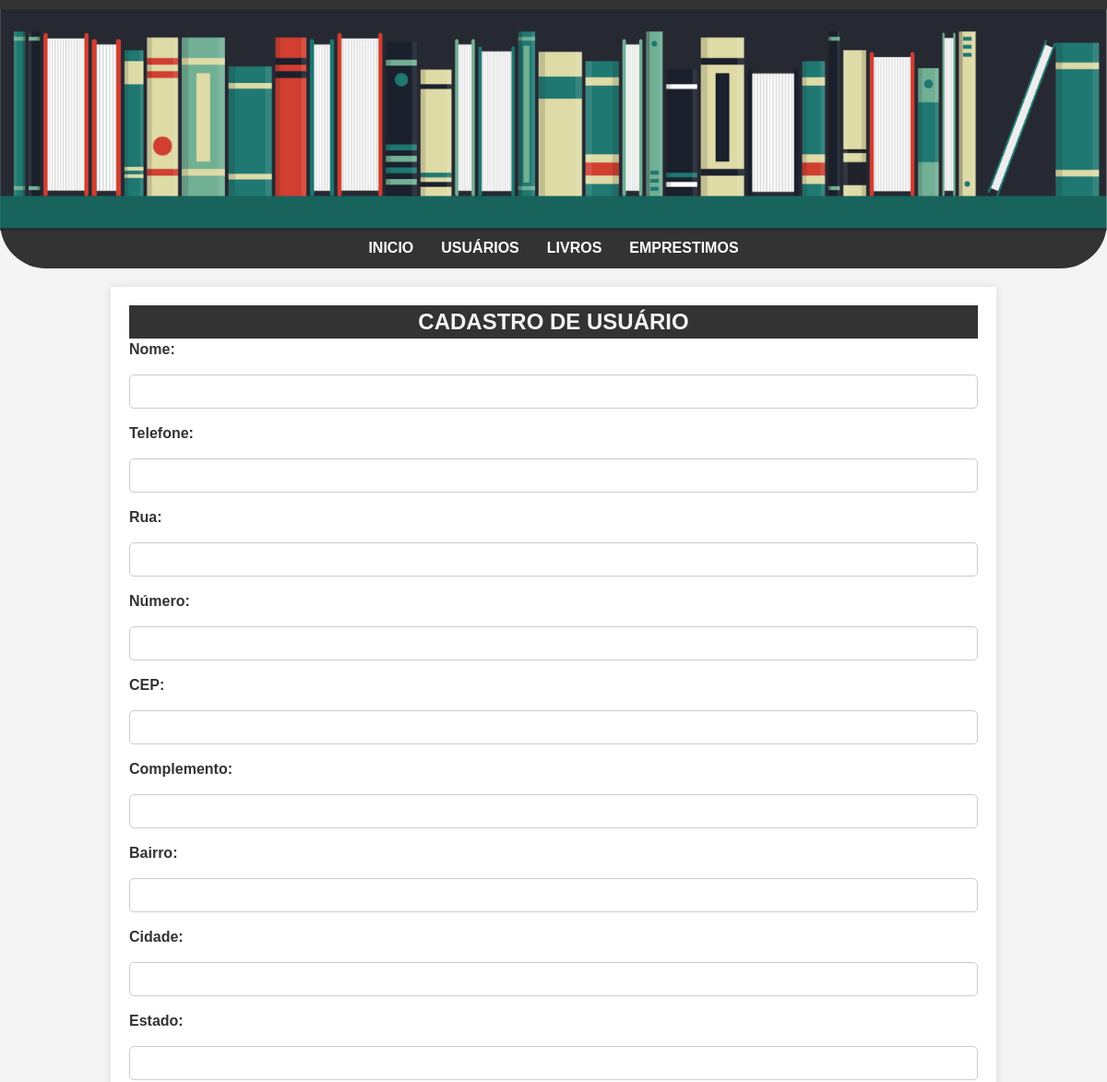
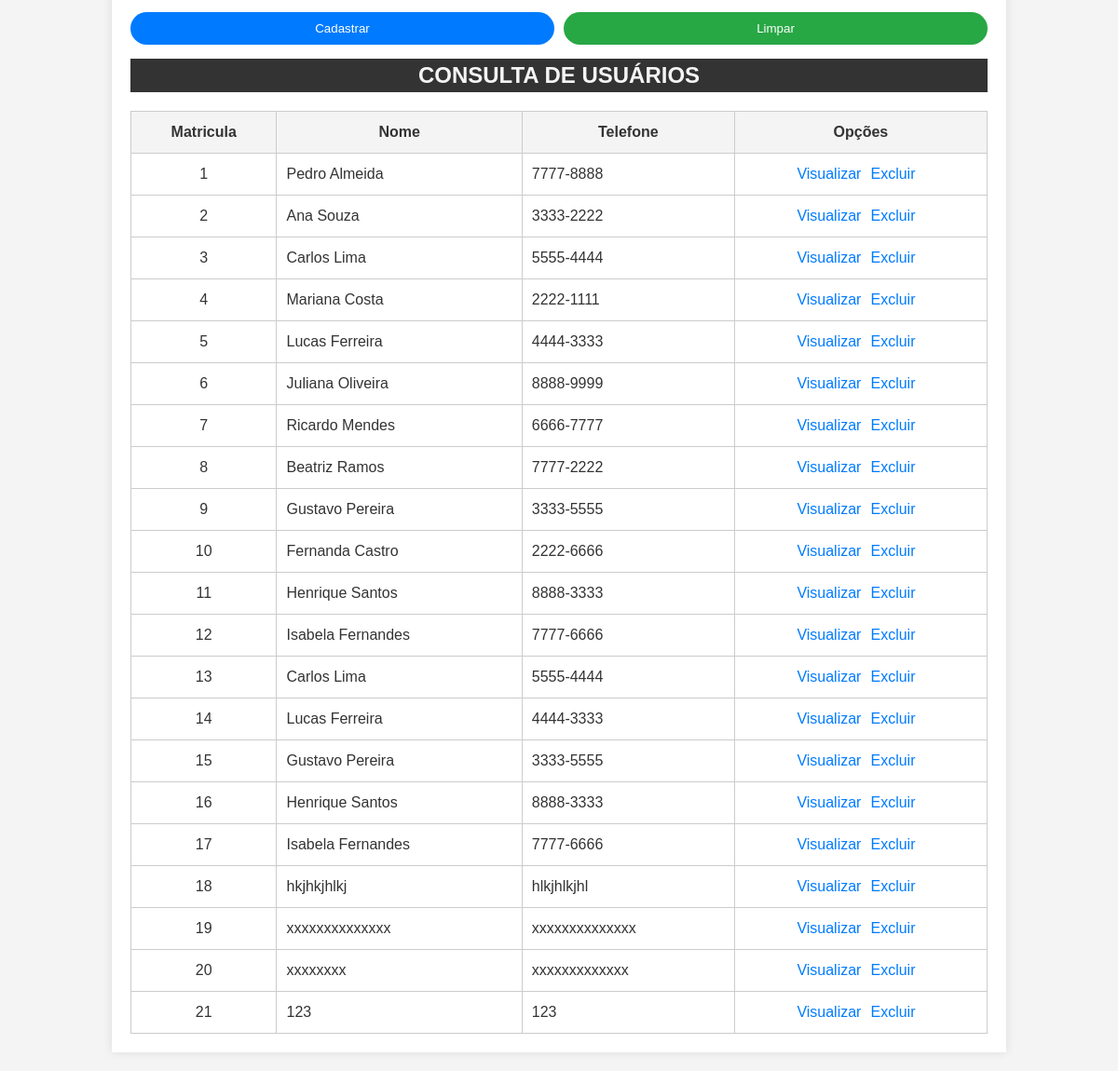
The app's page /usuarios.php with its own data (2 pictures, top to bottom).
### tables this page shows
CREATE TABLE "tb_usuario" (
	"matricula"	INTEGER,
	"nome"	TEXT,
	"telefone"	TEXT,
	"rua"	TEXT,
	"numero"	TEXT,
	"cep"	TEXT,
	"complemento"	TEXT,
	"bairro"	TEXT,
	"cidade"	TEXT,
	"estado"	TEXT,
	PRIMARY KEY("matricula" AUTOINCREMENT)
);

### usuarios.php (the view, shortened to what this page needs)
<?php
try {
    $conectar = new PDO("sqlite:banco/banco_biblioteca.db");
    $sql = $conectar->query("SELECT * FROM tb_usuario");
    $tb_usuario = $sql->fetchAll(PDO::FETCH_ASSOC);
} catch (\Throwable $th) {
    echo "nao ok";
}
?>
<!DOCTYPE html>
<html lang="pt-br">
<head>
    <link rel="stylesheet" href="/css/style.css">
</head>
<body>
    <header>
        <img src="/img/Biblioteca-Banner.png" alt="Banner-de-Livros" title="Banner de Livros">
        <nav>
            <ul>
                <li><a href="index.php">Inicio</a></li>
                <li><a href="usuarios.php">Usuários</a></li>
                <li><a href="livros.php">Livros</a></li>
                <li><a href="#">Emprestimos</a></li>
            </ul>
        </nav>
    </header>
    <main>
        <div class="cadastro-usuario">
            <h2>Cadastro de usuário</h2>
            <form action="usuarios_cadastro.php" method="POST">
                <label for="nome">Nome:</label>
                <input type="text" name="nome" id="nome">
                <label for="telefone">Telefone:</label>
                <input type="text" name="telefone" id="telefone">
                <label for="rua">Rua:</label>
                <input type="text" name="rua" id="rua">
                <label for="numero">Número:</label>
                <input type="text" name="numero" id="numero">
                <label for="cep">CEP:</label>
                <input type="text" name="cep" id="cep">
                <label for="complemento">Complemento:</label>
                <input type="text" name="complemento" id="complemento">
                <label for="bairro">Bairro:</label>
                <input type="text" name="bairro" id="bairro">
                <label for="cidade">Cidade:</label>
                <input type="text" name="cidade" id="cidade">
                <label for="estado">Estado:</label>
                <input type="text" name="estado" id="estado">
                <div class="botoes">
                    <input type="submit" value="Cadastrar">
                    <input type="reset" value="Limpar">
                </div>
            </form>
        </div>
        <div class="consulta-usuario">
            <h2>Consulta de Usuários</h2>
            <table>
                <tr>
                    <th>Matricula</th>
                    <th>Nome</th>
                    <th>Telefone</th>
                    <th>Opções</th>
                </tr>
                <?php
                for ($i = 0; $i < count($tb_usuario); $i++) {
                    echo "<tr>";
                    echo "<td id='td_centro'>" . $tb_usuario[$i]['matricula'] . "</td>";
                    echo "<td>" . $tb_usuario[$i]['nome'] . "</td>";
                    echo "<td>" . $tb_usuario[$i]['telefone'] . "</td>";
                    echo "<td id='td_centro'>";
                    echo "<a href=''>Visualizar</a>";
                    echo "<a href=''>Excluir</a>";
                    echo "</td>";
                    echo "</tr>";
                }
                ?>
            </table>
        </div>
    </main>
</body>
</html>

### css/style.css (style rules this page uses)
* { margin: 0; padding: 0; font-family: Arial, sans-serif; text-decoration: none; box-sizing: border-box; }
body { background-color: #f4f4f4; color: #333; font-size: 16px; line-height: 1.5; }
header { background-color: #333; color: #fff; padding: 10px 0; text-align: center; border-bottom-left-radius: 50px; border-bottom-right-radius: 50px; }
header img { width: 100%; }
nav ul { list-style-type: none; display: flex; justify-content: center; }
nav li { margin: 0 15px; }
nav a { color: #fff; font-weight: bold; transition: color 0.3s; text-transform: uppercase; }
main { width: 80%; max-width: 1200px; margin: 20px auto; background-color: #fff; padding: 20px; box-shadow: 0 0 10px rgba(0, 0, 0, 0.1); }
h2 { width: 100%; background-color: #333; color: #f4f4f4; text-transform: uppercase; text-align: center; }
label { font-weight: bold; }
label, input { display: block; width: 100%; margin-bottom: 15px; }
input[type="text"] { padding: 10px; border: 1px solid #ccc; border-radius: 5px; }
.botoes { display: flex; justify-content: start; gap: 10px; }
.botoes input[type="submit"], .botoes input[type="reset"], .botoes input[type="button"] { padding: 10px 20px; border: none; border-radius: 50px; cursor: pointer; transition: background-color 0.3s; }
.botoes input[type="submit"] { background-color: #007BFF; color: #fff; }
.botoes input[type="reset"] { background-color: #28a745; color: #fff; }
table { width: 100%; border-collapse: collapse; margin-top: 20px; }
th, td, tr { padding: 10px; border: 1px solid #ccc; text-align: left; }
th { background-color: #f4f4f4; text-align: center; }
td a { color: #007BFF; margin-right: 10px; }
#td_centro { text-align: center; }

### records on screen
tb_usuario: matricula "1", nome "Pedro Almeida", telefone "7777-8888"
tb_usuario: matricula "2", nome "Ana Souza", telefone "3333-2222"
tb_usuario: matricula "3", nome "Carlos Lima", telefone "5555-4444"
tb_usuario: matricula "4", nome "Mariana Costa", telefone "2222-1111"
tb_usuario: matricula "5", nome "Lucas Ferreira", telefone "4444-3333"
tb_usuario: matricula "6", nome "Juliana Oliveira", telefone "8888-9999"
tb_usuario: matricula "7", nome "Ricardo Mendes", telefone "6666-7777"
tb_usuario: matricula "8", nome "Beatriz Ramos", telefone "7777-2222"
tb_usuario: matricula "9", nome "Gustavo Pereira", telefone "3333-5555"
tb_usuario: matricula "10", nome "Fernanda Castro", telefone "2222-6666"
tb_usuario: matricula "11", nome "Henrique Santos", telefone "8888-3333"
tb_usuario: matricula "12", nome "Isabela Fernandes", telefone "7777-6666"
tb_usuario: matricula "13", nome "Carlos Lima", telefone "5555-4444"
tb_usuario: matricula "14", nome "Lucas Ferreira", telefone "4444-3333"
tb_usuario: matricula "15", nome "Gustavo Pereira", telefone "3333-5555"
tb_usuario: matricula "16", nome "Henrique Santos", telefone "8888-3333"
tb_usuario: matricula "17", nome "Isabela Fernandes", telefone "7777-6666"
tb_usuario: matricula "18", nome "hkjhkjhlkj", telefone "hlkjhlkjhl"
tb_usuario: matricula "19", nome "xxxxxxxxxxxxxx", telefone "xxxxxxxxxxxxxx"
tb_usuario: matricula "20", nome "xxxxxxxx", telefone "xxxxxxxxxxxxx"
tb_usuario: matricula "21", nome "123", telefone "123"
